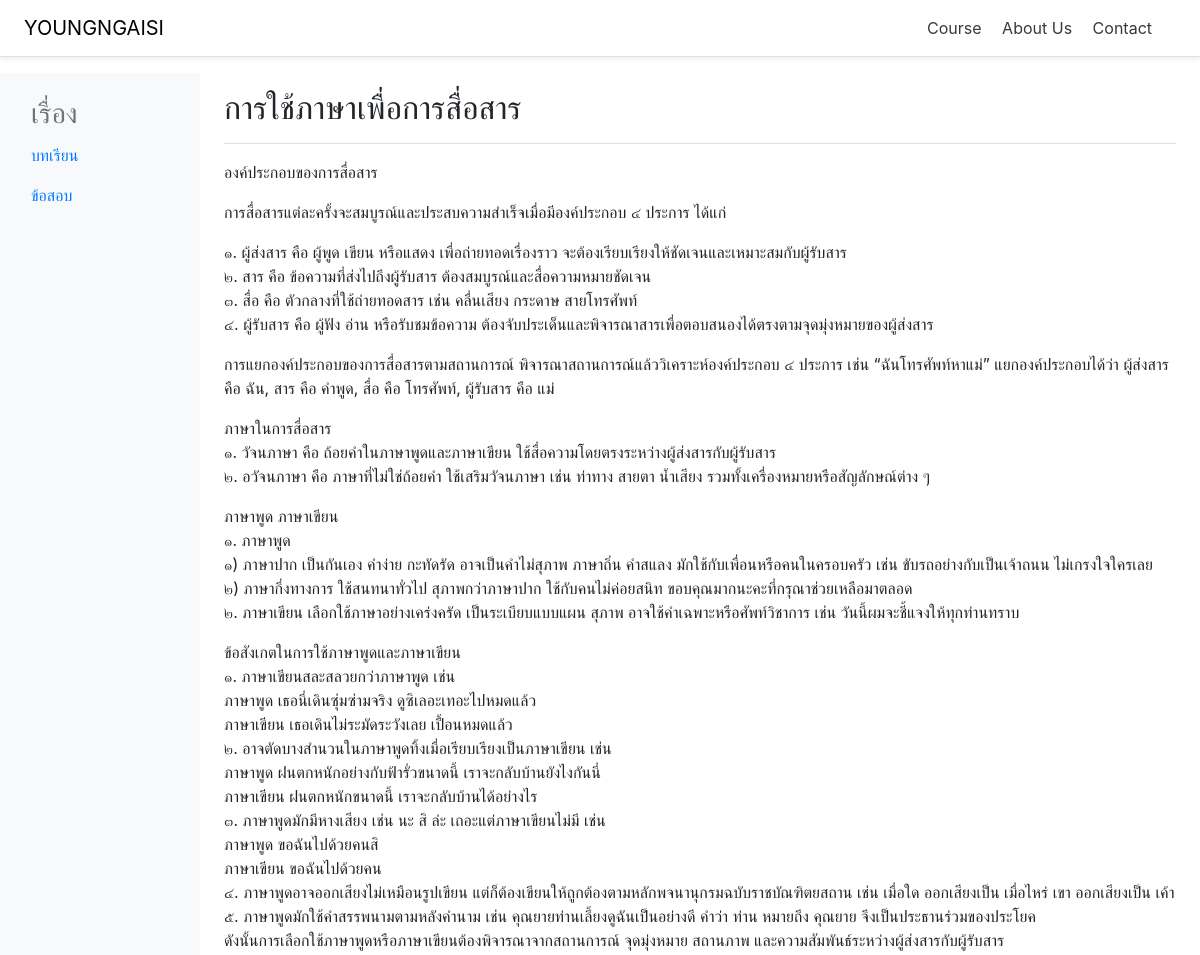
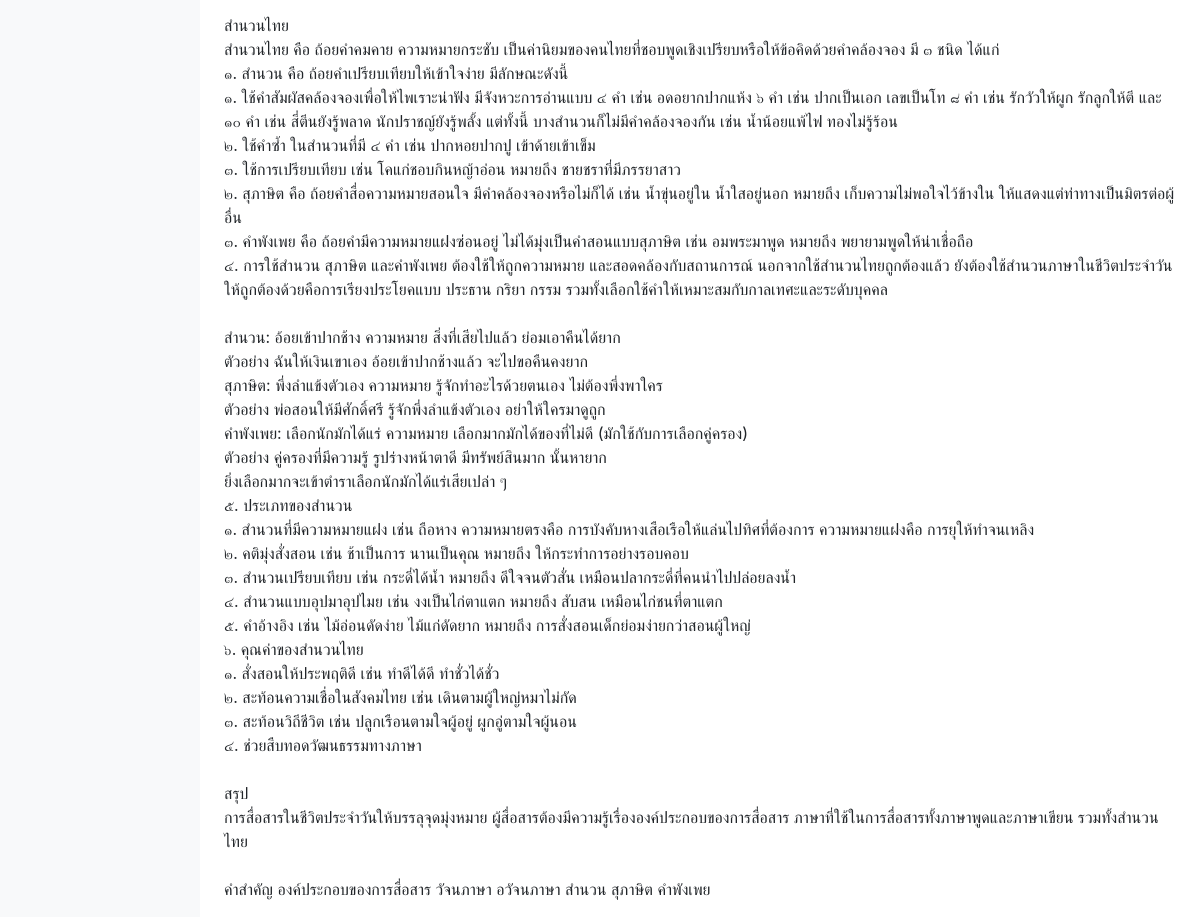
The page /coursedetail/7 on the database its author committed (2 pictures, top to bottom).
### webapp/models.py (models this page shows, shortened)
class Course(models.Model):
    name = models.CharField(max_length=50)
    detail = models.TextField(max_length = 10000)
    Subject = models.ForeignKey('Subject', on_delete=models.CASCADE)
    img = models.ImageField(upload_to = 'static/image/',null = True,blank=True)

### webapp/views.py (the view)
# urls.py: path('coursedetail/<itemID>',views.coursedetail,name='coursedetail'),
def coursedetail(request,itemID):
    coursedt = Course.objects.get(pk=itemID)
    exam=coursedt.exam_set.get()
    return render (request,'coursedetail.html',{'course':coursedt,'exam':exam})

### templates/coursedetail.html (shortened to what this page needs)
 {% extends 'base.html' %}
 {% block content %}
 {% if course %}
  <div class="container-fluid">
  <div class="row">
    <nav class="col-md-2 d-none d-md-block bg-light sidebar">
      <div class="sidebar-sticky">
      <h3 class="sidebar-heading d-flex justify-content-between align-items-center px-3 mt-4 mb-1 text-muted">
          <span>เรื่อง</span>
        </h3>
        <ul class="nav flex-column">
          <li class="nav-item">
            <a class="nav-link" href="{% url 'coursedetail' course.id %}">
              บทเรียน
            </a>
          </li>
          <li class="nav-item">
            <a class="nav-link" href="{% url 'exam' exam.id %}">
              ข้อสอบ
            </a>
          </li>
      </div>
    </nav>
<main role="main" class="col-md-9 ml-sm-auto col-lg-10 px-4">
      <div class="d-flex justify-content-between flex-wrap flex-md-nowrap align-items-center pt-3 pb-2 mb-3 border-bottom">
        <h1 class="h2">{{course.name}}</h1>
      </div>
<div class="media">
  <div class="media-body">
      {% autoescape off %}
      {{course.detail|safe|linebreaks}}
      {% endautoescape %}
  </div>
</div>
{% endif %}
{% endblock %}

### templates/base.html (style rules this page uses)
a:link { text-decoration: none; }

### rows shown on the page
Course: name "การใช้ภาษาเพื่อการสื่อสาร", detail "องค์ประกอบของการสื่อสาร การสื่อสารแต่ละครั้งจะสมบูรณ์และประสบความสำเร็จเมื่อมีองค์ประกอบ ๔ ประการ ได้แก่ ๑. ผู้ส่งสาร คือ ผู้พูด เขียน หรือแสดง เพื่อถ่ายทอดเรื่องราว จะต้องเรียบเรียงให้ชัดเจนและเหมาะสมกับผู้รับสาร ๒. สาร คือ ข้อความที่ส่งไปถึงผู้รับสาร ต้องสมบูรณ์และสื่อความหมายชัดเจน ๓. สื่อ คือ ตัวกลางที่ใช้ถ่ายทอดสาร เช่น คลื่นเสียง กระดาษ สายโทรศัพท์ ๔. ผู้รับสาร คือ ผู้ฟัง อ่าน หรือรับชมข้อความ ต้องจับประเด็นและพิจารณาสารเพื่อตอบสนองได้ตรงตามจุดมุ่งหมายของผู้ส่งสาร การแยกองค์ประกอบของการสื่อสารตามสถานการณ์ พิจารณาสถานการณ์แล้ววิเคราะห์องค์ประกอบ ๔ ประการ เช่น “ฉันโทรศัพท์หาแม่” แยกองค์ประกอบได้ว่า ผู้ส่งสาร คือ ฉัน, สาร คือ คำพูด, สื่อ คือ โทรศัพท์, ผู้รับสาร คือ แม่ ภาษาในการสื่อสาร…"
